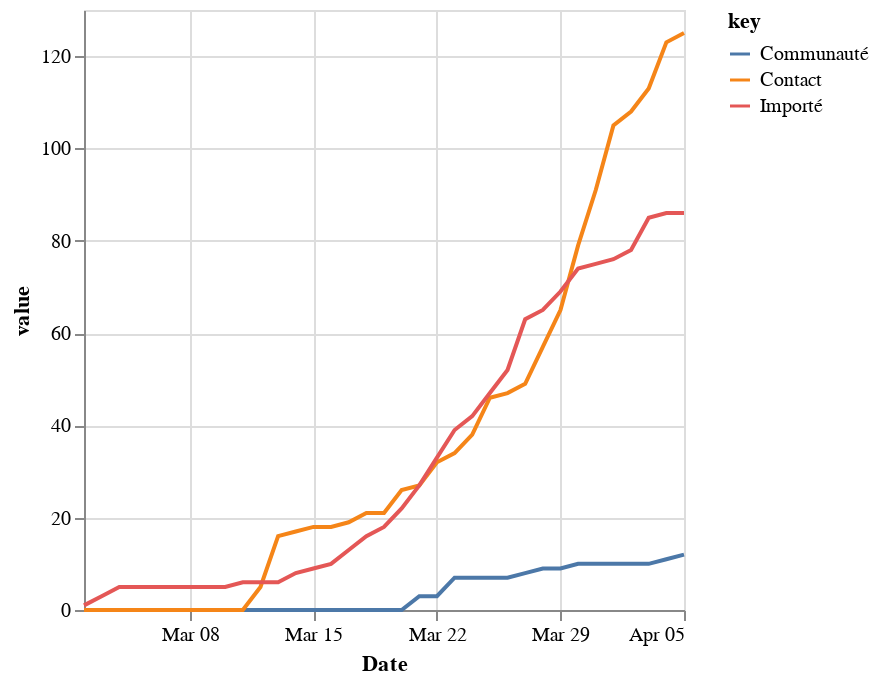

The notebook cell saved with this chart:
### Markdown cell above
**Q10**: Plot the same information with Altair

### Code cell
alt.Chart(df_cumulative_factors)\
    .mark_line()\
    .transform_fold(['Communauté', 'Contact', 'Importé'])\
    .encode(
        x='Date:T',
        y='value:Q',
        color='key:N'
    )

### Figure 1 — Vega-Lite specification as saved in the notebook (floating-point values rounded to 4 significant figures)
{"config": {"view": {"continuousWidth": 300, "continuousHeight": 300}}, "data": {"name": "data-189cd0cecfac061bd8f53a2a917dfa37"}, "mark": {"type": "line"}, "encoding": {"color": {"field": "key", "type": "nominal"}, "x": {"field": "Date", "type": "temporal"}, "y": {"field": "value", "type": "quantitative"}}, "transform": [{"fold": ["Communauté", "Contact", "Importé"]}], "$schema": "https://vega.github.io/schema/vega-lite/v5.14.1.json", "datasets": {"data-189cd0cecfac061bd8f53a2a917dfa37": [{"Date": "2020-03-02T00:00:00", "Communauté": 0, "Contact": 0, "Importé": 1}, {"Date": "2020-03-03T00:00:00", "Communauté": 0, "Contact": 0, "Importé": 3}, {"Date": "2020-03-04T00:00:00", "Communauté": 0, "Contact": 0, "Importé": 5}, {"Date": "2020-03-06T00:00:00", "Communauté": 0, "Contact": 0, "Importé": 5}, {"Date": "2020-03-07T00:00:00", "Communauté": 0, "Contact": 0, "Importé": 5}, {"Date": "2020-03-08T00:00:00", "Communauté": 0, "Contact": 0, "Importé": 5}, {"Date": "2020-03-09T00:00:00", "Communauté": 0, "Contact": 0, "Importé": 5}, {"Date": "2020-03-10T00:00:00", "Communauté": 0, "Contact": 0, "Importé": 5}, {"Date": "2020-03-11T00:00:00", "Communauté": 0, "Contact": 0, "Importé": 6}, {"Date": "2020-03-12T00:00:00", "Communauté": 0, "Contact": 5, "Importé": 6}, {"Date": "2020-03-13T00:00:00", "Communauté": 0, "Contact": 16, "Importé": 6}, {"Date": "2020-03-14T00:00:00", "Communauté": 0, "Contact": 17, "Importé": 8}, {"Date": "2020-03-15T00:00:00", "Communauté": 0, "Contact": 18, "Importé": 9}, {"Date": "2020-03-16T00:00:00", "Communauté": 0, "Contact": 18, "Importé": 10}, {"Date": "2020-03-17T00:00:00", "Communauté": 0, "Contact": 19, "Importé": 13}, {"Date": "2020-03-18T00:00:00", "Communauté": 0, "Contact": 21, "Importé": 16}, {"Date": "2020-03-19T00:00:00", "Communauté": 0, "Contact": 21, "Importé": 18}, {"Date": "2020-03-20T00:00:00", "Communauté": 0, "Contact": 26, "Importé": 22}, {"Date": "2020-03-21T00:00:00", "Communauté": 3, "Contact": 27, "Importé": 27}, {"Date": "2020-03-22T00:00:00", "Communauté": 3, "Contact": 32, "Importé": 33}, {"Date": "2020-03-23T00:00:00", "Communauté": 7, "Contact": 34, "Importé": 39}, {"Date": "2020-03-24T00:00:00", "Communauté": 7, "Contact": 38, "Importé": 42}, {"Date": "2020-03-25T00:00:00", "Communauté": 7, "Contact": 46, "Importé": 47}, {"Date": "2020-03-26T00:00:00", "Communauté": 7, "Contact": 47, "Importé": 52}, {"Date": "2020-03-27T00:00:00", "Communauté": 8, "Contact": 49, "Importé": 63}, {"Date": "2020-03-28T00:00:00", "Communauté": 9, "Contact": 57, "Importé": 65}, {"Date": "2020-03-29T00:00:00", "Communauté": 9, "Contact": 65, "Importé": 69}, {"Date": "2020-03-30T00:00:00", "Communauté": 10, "Contact": 79, "Importé": 74}, {"Date": "2020-03-31T00:00:00", "Communauté": 10, "Contact": 91, "Importé": 75}, {"Date": "2020-04-01T00:00:00", "Communauté": 10, "Contact": 105, "Importé": 76}, {"Date": "2020-04-02T00:00:00", "Communauté": 10, "Contact": 108, "Importé": 78}, {"Date": "2020-04-03T00:00:00", "Communauté": 10, "Contact": 113, "Importé": 85}, {"Date": "2020-04-04T00:00:00", "Communauté": 11, "Contact": 123, "Importé": 86}, {"Date": "2020-04-05T00:00:00", "Communauté": 12, "Contact": 125, "Importé": 86}]}}
